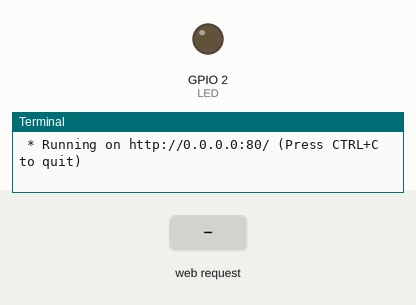
Recording of a program running on a simulated Raspberry Pi (BCM pin numbers). On the bench: output pins drawn as LEDs (lit = HIGH), the last lines printed to the terminal. The inputs (shaded band) are chosen by the test bench. The clock reads 2024-03-15 10:24:30 at power-on unless the program sets it.

Above: at 1.2 s.
1.3 s: HTTP request for /on/on received
At 1.7 s:
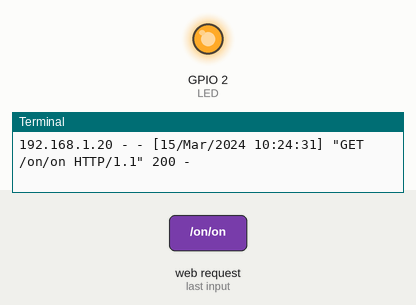
4.3 s: HTTP request for /on/off received
At 5.2 s:
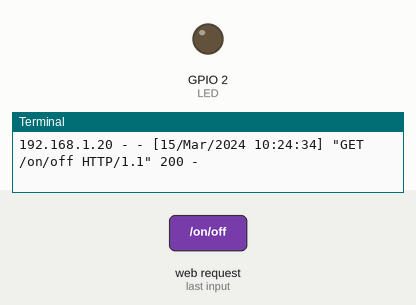
Timing chart, 0 to 7.3 s (numbered marks = the images above; inputs shaded):
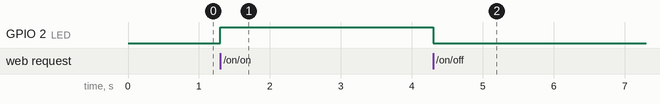

Measured:
- after the input at 1.3 s, GPIO 2 (LED): LOW → HIGH at once
- after the input at 4.3 s, GPIO 2 (LED): HIGH → LOW at once

The program:

LEDControl204Fall_WiFi.py
```python
# LED control from android app
#
#  In this project, a small LED is connected to port GPIO 2 of Raspi
#  The LED is turned ON and OFF from anddroid app
#
#Program:LEDControl204Fall_WiFi.py
#Date: 12/09/2023
#Author: X.Tang
#

import RPi.GPIO as GPIO
from flask import Flask, render_template

app=Flask(__name__)

GPIO.setwarnings(False)
GPIO.setmode(GPIO.BCM)

LED = 2
GPIO.setup(LED, GPIO.OUT)
GPIO.output(LED, 0)

#
#  start of the main program loop, read commands from the android device,
#  decode the message and control LED
#

@app.route("/<device>/<action>")
def action(device, action):
    actuator = LED
    if action == "on":
        GPIO.output(actuator, GPIO.HIGH)
    if action == "off":
        GPIO.output(actuator, GPIO.LOW)
    return ""

if __name__ == '__main__':
    app.run(debug=True, port=80, host='0.0.0.0', use_reloader=False)
```
